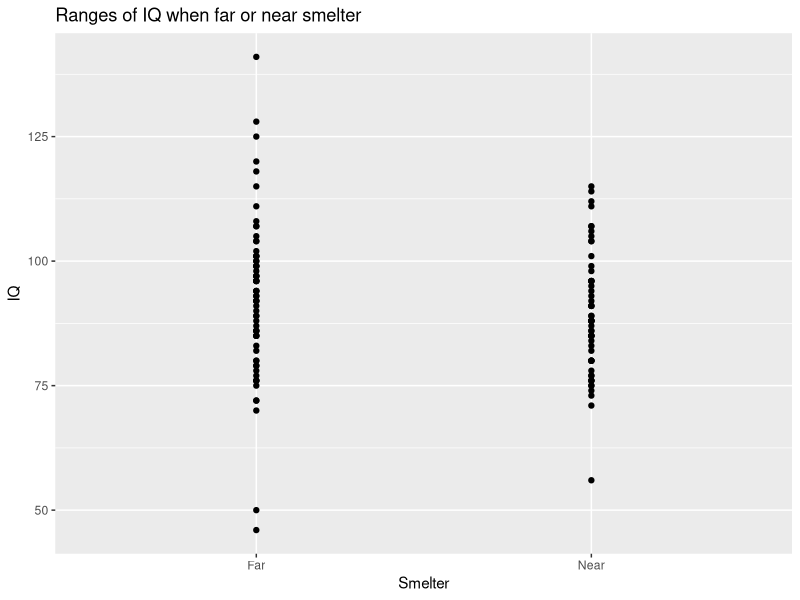

Write the R code that produced this figure. (Note: this script raises an error after producing the figure.)
## ---- chunk 1
knitr::opts_chunk$set(echo = TRUE)
## ---- chunk 2
iq <- read.csv("lead-iq-01.csv")
## ---- chunk 3
iq$IQ[10] <- 99
## ---- chunk 4
str(iq)
head(iq)
## ---- chunk 5
library(ggplot2)
qplot(x= iq$Smelter, y= iq$IQ, 
      xlab= "Smelter",
      ylab= "IQ",
      main= "Ranges of IQ when far or near smelter")
## ---- chunk 6
plot(x= iq$Smelter, y= iq$IQ, 
      xlab= "Smelter",
      ylab= "IQ",
      main= "Ranges of IQ when far or near smelter")

## ---- chunk 7
library(knitr)
kable(summary(iq))
kable(summary(iq[iq$Smelter == "Far",]))
kable(summary(iq[iq$Smelter == "Near",]))

